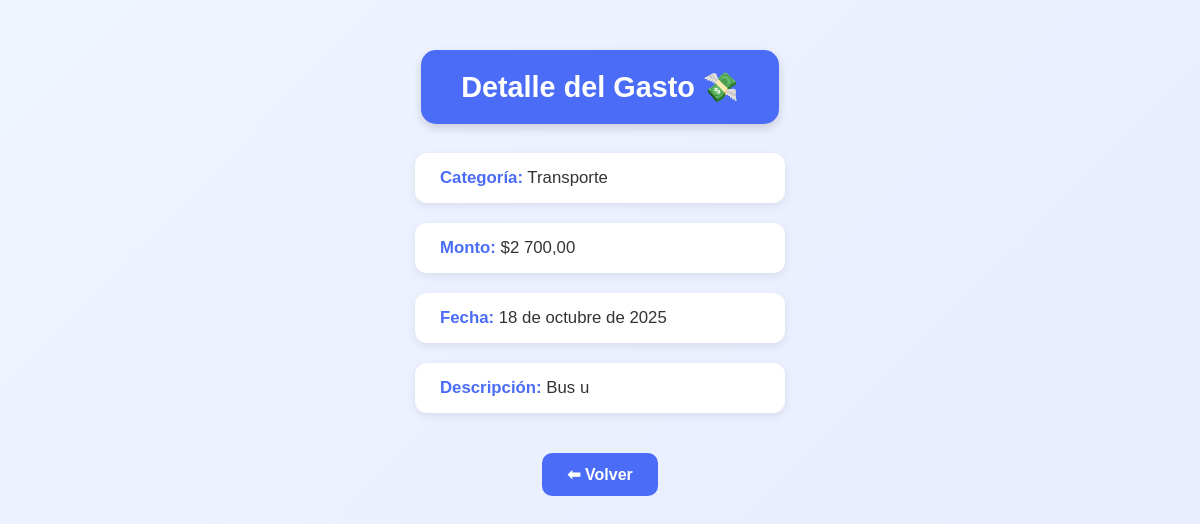
Page /detalle_gasto/2/ (signed in) on the committed database.
### finanzas/models.py (models this page shows, shortened)
class Gasto(models.Model):
    usuario = models.ForeignKey(User, on_delete=models.CASCADE)
    categoria = models.CharField(max_length=50, choices=CATEGORIAS_GASTO)
    descripcion = models.CharField(max_length=255)
    monto = models.DecimalField(max_digits=10, decimal_places=2)
    fecha = models.DateField(auto_now_add=True)

### finanzas/views.py (the view)
# urls.py: path('detalle_gasto/<int:id>/', views.detalle_gasto, name='detalle_gasto'),
@login_required
def detalle_gasto(request, id):
    gasto = get_object_or_404(Gasto, id=id, usuario=request.user)
    return render(request, 'finanzas/detalle_gasto.html', {'gasto': gasto})

### finanzas/templates/finanzas/detalle_gasto.html (shortened to what this page needs)
{% load humanize %}
<!DOCTYPE html>
<html lang="es">
<head>
    {% load static %}
    <link rel="stylesheet" href="{% static 'finanzas/detalles.css' %}">
</head>
<body>
    <h1>Detalle del Gasto 💸</h1>
    <p><strong>Categoría:</strong> {{ gasto.categoria }}</p>
    <p><strong>Monto:</strong> ${{ gasto.monto|intcomma }}</p>
    <p><strong>Fecha:</strong> {{ gasto.fecha }}</p>
    <p><strong>Descripción:</strong> {{ gasto.descripcion }}</p>
    <a href="{% url 'inicio' %}">⬅ Volver</a>
</body>
</html>

### finanzas/static/finanzas/detalles.css (style rules this page uses)
body { font-family: 'Poppins', sans-serif; background: linear-gradient(135deg, #f0f4ff, #e6ecff); color: #333; margin: 0; padding: 0; display: flex; flex-direction: column; align-items: center; min-height: 100vh; }
h1 { background-color: #4a6cf7; color: white; padding: 20px 40px; border-radius: 15px; box-shadow: 0 4px 10px rgba(0, 0, 0, 0.15); margin-top: 50px; text-align: center; font-size: 1.8em; }
p { background: white; padding: 15px 25px; border-radius: 12px; box-shadow: 0 3px 8px rgba(0, 0, 0, 0.08); width: 320px; margin: 10px 0; font-size: 1.05em; }
p strong { color: #4a6cf7; }
a { display: inline-block; margin-top: 30px; background-color: #4a6cf7; color: white; text-decoration: none; padding: 12px 25px; border-radius: 10px; font-weight: bold; transition: all 0.3s ease; }

### rows in the picture
Gasto: categoria "Transporte", monto "2 700,00", fecha "18 de octubre de 2025", descripcion "Bus u"
